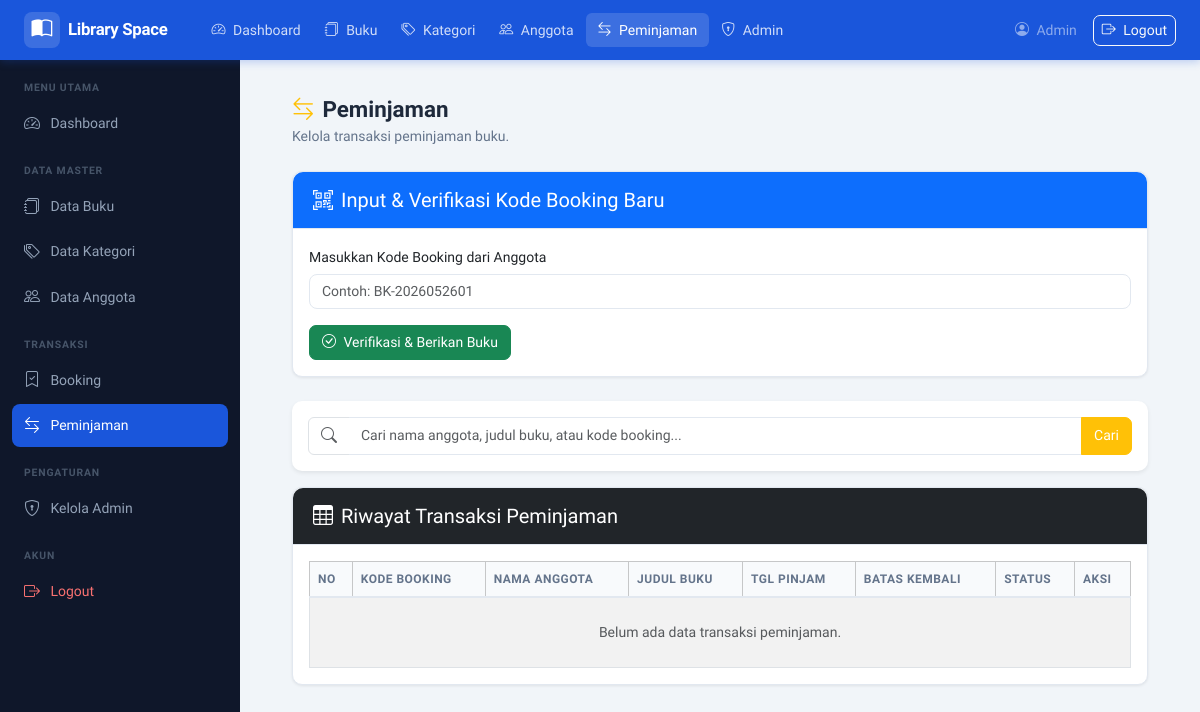
The page /pages/peminjaman/index.php on the database as committed earlier.
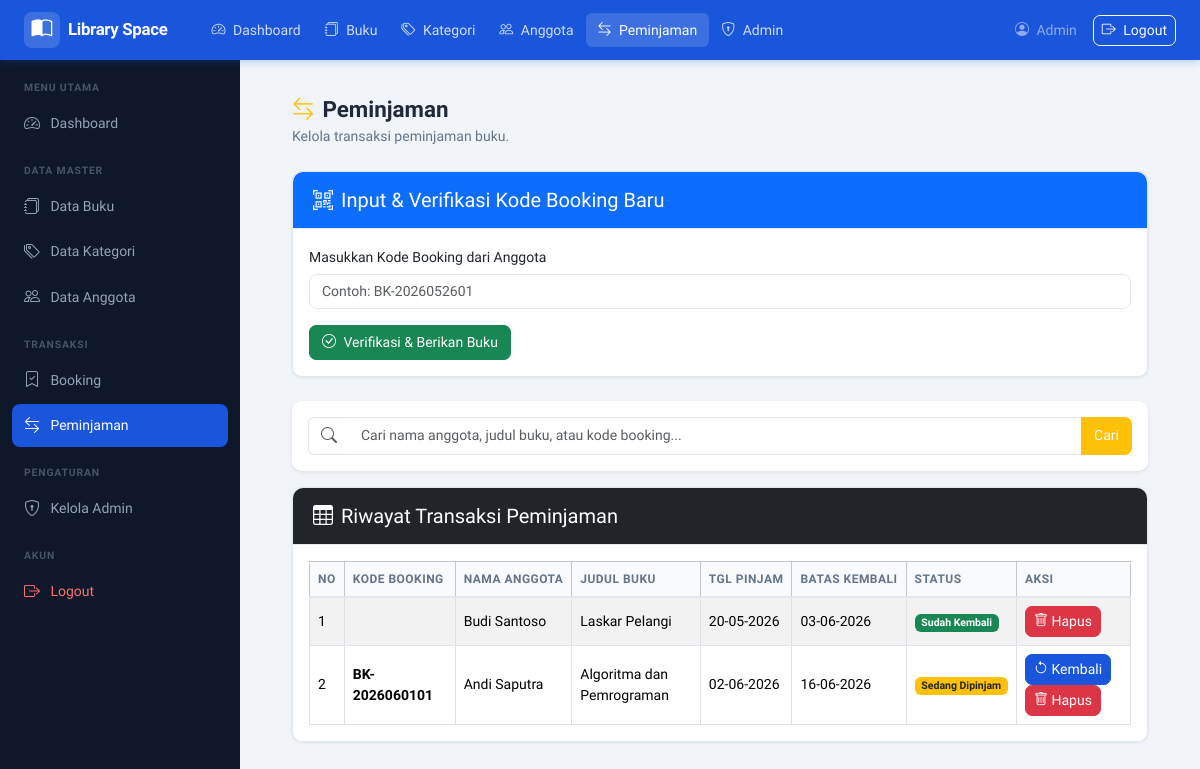
The same page on the database as committed later.
### tables this page shows
CREATE TABLE peminjaman (
  id_peminjaman        INT AUTO_INCREMENT PRIMARY KEY,
  kode_booking         VARCHAR(30)  DEFAULT NULL,
  id_anggota           INT          NOT NULL,
  id_buku              INT          NOT NULL,
  tanggal_pinjam       DATE         NOT NULL,
  tanggal_kembali      DATE         NOT NULL,
  tanggal_dikembalikan DATE         DEFAULT NULL,
  status               ENUM('Diambil','Sedang Dipinjam','Kembali') NOT NULL DEFAULT 'Diambil',
  created_at           TIMESTAMP DEFAULT CURRENT_TIMESTAMP,
  CONSTRAINT fk_peminjaman_anggota FOREIGN KEY (id_anggota)
    REFERENCES anggota(id_anggota)
    ON UPDATE CASCADE ON DELETE RESTRICT,
  CONSTRAINT fk_peminjaman_buku FOREIGN KEY (id_buku)
    REFERENCES buku(id_buku)
    ON UPDATE CASCADE ON DELETE RESTRICT
);

CREATE TABLE anggota (
  id_anggota INT AUTO_INCREMENT PRIMARY KEY,
  nama       VARCHAR(100) NOT NULL,
  alamat     TEXT         NOT NULL,
  no_hp      VARCHAR(20)  NOT NULL UNIQUE,
  created_at TIMESTAMP DEFAULT CURRENT_TIMESTAMP
);

CREATE TABLE buku (
  id_buku     INT AUTO_INCREMENT PRIMARY KEY,
  judul       VARCHAR(200) NOT NULL,
  penulis     VARCHAR(100) NOT NULL,
  penerbit    VARCHAR(100) NOT NULL,
  tahun       YEAR         NOT NULL,
  stok        INT          NOT NULL DEFAULT 0,
  cover       VARCHAR(255) DEFAULT NULL,
  id_kategori INT          NOT NULL,
  created_at  TIMESTAMP DEFAULT CURRENT_TIMESTAMP,
  CONSTRAINT fk_buku_kategori FOREIGN KEY (id_kategori)
    REFERENCES kategori(id_kategori)
    ON UPDATE CASCADE ON DELETE RESTRICT
);

### pages/peminjaman/index.php (the view, shortened to what the changed rows need)
<?php
require_once __DIR__ . '/../../config/koneksi.php';
$cek_peminjaman = mysqli_query($koneksi, "SHOW COLUMNS FROM peminjaman");
$kolom_anggota = 'id_anggota';
$kolom_buku = 'id_buku';
while ($k = mysqli_fetch_assoc($cek_peminjaman)) {
    if ($k['Field'] == 'id_buku') $kolom_buku = 'id_buku';
}
$pk_anggota = 'id_anggota';
$pk_buku = 'id_buku';
$search = trim($_GET['search'] ?? '');
$having = '';
require_once __DIR__ . '/../../includes/header.php';
?>
<div class="d-flex">
  <div class="main-wrapper flex-grow-1">
    <div class="pt-2 px-4">
      <div class="page-header mb-4">
        <h1><i class="bi bi-arrow-left-right me-2 text-warning"></i>Peminjaman</h1>
      </div>
      <div class="card">
        <div class="card-body table-responsive">
          <table class="table table-bordered table-striped align-middle">
            <thead class="table-light">
              <tr>
                <th>No</th>
                <th>Kode Booking</th>
                <th>Nama Anggota</th>
                <th>Judul Buku</th>
                <th>Tgl Pinjam</th>
                <th>Batas Kembali</th>
                <th>Status</th>
                <th>Aksi</th>
              </tr>
            </thead>
            <tbody>
              <?php
              $no = 1;
              $query = "SELECT p.*, a.nama AS nama_anggota, b.judul AS judul_buku
                        FROM peminjaman p
                        LEFT JOIN anggota a ON p.$kolom_anggota = a.$pk_anggota
                        LEFT JOIN buku b ON p.$kolom_buku = b.$pk_buku
                        $having
                        ORDER BY p.id_peminjaman DESC";
              $tampil = mysqli_query($koneksi, $query);
              if ($tampil && mysqli_num_rows($tampil) > 0):
                while ($row = mysqli_fetch_assoc($tampil)): ?>
                <tr>
                  <td><?= $no++; ?></td>
                  <td><strong><?= $row['kode_booking']; ?></strong></td>
                  <td><?= $row['nama_anggota'] ?? '<span class="text-muted">Umum/Anonim</span>'; ?></td>
                  <td><?= $row['judul_buku'] ?? '<span class="text-muted">Buku tidak ditemukan</span>'; ?></td>
                  <td><?= date('d-m-Y', strtotime($row['tanggal_pinjam'])); ?></td>
                  <td><?= date('d-m-Y', strtotime($row['tanggal_kembali'])); ?></td>
                  <td>
                    <?php if($row['status'] == 'Diambil' || $row['status'] == 'Sedang Dipinjam'): ?>
                      <span class="badge bg-warning text-dark">Sedang Dipinjam</span>
                    <?php else: ?>
                      <span class="badge bg-success">Sudah Kembali</span>
                    <?php endif; ?>
                  </td>
                  <td>
                    <?php if($row['status'] == 'Diambil' || $row['status'] == 'Sedang Dipinjam'): ?>
                      <a href="index.php?aksi=kembali&id=<?= $row['id_peminjaman']; ?>" class="btn btn-sm btn-primary me-1" onclick="return confirm('Proses pengembalian buku ini?')">
                        <i class="bi bi-arrow-counterclockwise"></i> Kembali
                      </a>
                    <?php endif; ?>
                    <a href="index.php?aksi=hapus&id=<?= $row['id_peminjaman']; ?>" class="btn btn-sm btn-danger" onclick="return confirm('Hapus transaksi ini?')">
                      <i class="bi bi-trash"></i> Hapus
                    </a>
                  </td>
                </tr>
              <?php endwhile; else: ?>
                <tr>
                  <td colspan="8" class="text-center text-muted py-4">
                    <?= $search ? 'Tidak ada transaksi yang cocok dengan pencarian.' : 'Belum ada data transaksi peminjaman.' ?>
                  </td>
                </tr>
              <?php endif; ?>
            </tbody>
          </table>
        </div>
      </div>
    </div>
  </div>
</div>
<?php require_once __DIR__ . '/../../includes/footer.php'; ?>

Rows that differ between the two databases and show on the page:
added peminjaman: id_anggota.nama "Budi Santoso", id_buku.judul "Laskar Pelangi", tanggal_pinjam "20-05-2026", tanggal_kembali "03-06-2026", status "Sudah Kembali"
added peminjaman: kode_booking "BK-2026060101", id_anggota.nama "Andi Saputra", id_buku.judul "Algoritma dan Pemrograman", tanggal_pinjam "02-06-2026", tanggal_kembali "16-06-2026", status "Sedang Dipinjam"
Other text that changed with them:
text no longer shown: "Belum ada data transaksi peminjaman."
